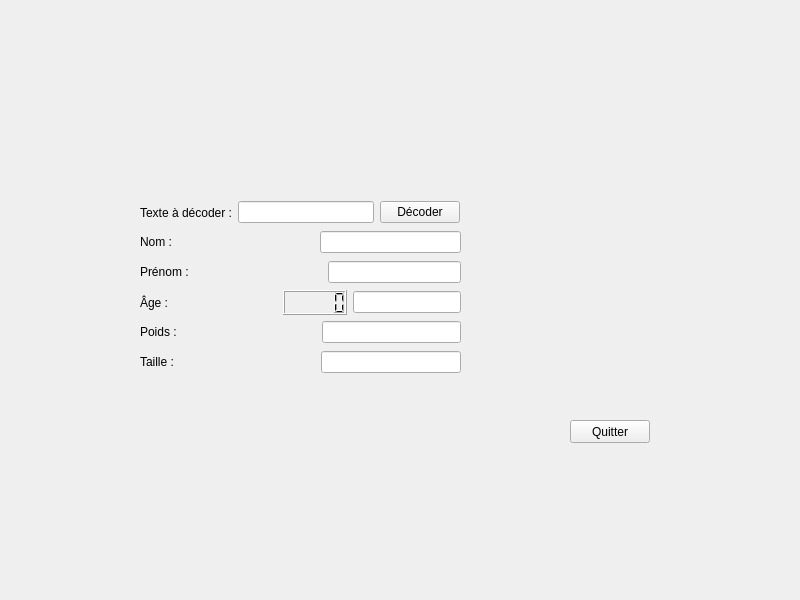
<?xml version="1.0" encoding="UTF-8"?>
<ui version="4.0">
 <class>SplitterWidget</class>
 <widget class="QWidget" name="SplitterWidget">
  <property name="geometry">
   <rect>
    <x>0</x>
    <y>0</y>
    <width>800</width>
    <height>600</height>
   </rect>
  </property>
  <property name="windowTitle">
   <string>SplitterWidget</string>
  </property>
  <widget class="QPushButton" name="pushButtonQuitter">
   <property name="geometry">
    <rect>
     <x>570</x>
     <y>420</y>
     <width>80</width>
     <height>23</height>
    </rect>
   </property>
   <property name="text">
    <string>Quitter</string>
   </property>
  </widget>
  <widget class="QWidget" name="">
   <property name="geometry">
    <rect>
     <x>140</x>
     <y>230</y>
     <width>321</width>
     <height>24</height>
    </rect>
   </property>
   <layout class="QHBoxLayout" name="horizontalLayout">
    <item>
     <widget class="QLabel" name="label_2">
      <property name="text">
       <string>Nom :</string>
      </property>
     </widget>
    </item>
    <item>
     <spacer name="horizontalSpacer">
      <property name="orientation">
       <enum>Qt::Horizontal</enum>
      </property>
      <property name="sizeHint" stdset="0">
       <size>
        <width>40</width>
        <height>20</height>
       </size>
      </property>
     </spacer>
    </item>
    <item>
     <widget class="QLineEdit" name="lineEditNom"/>
    </item>
   </layout>
  </widget>
  <widget class="QWidget" name="">
   <property name="geometry">
    <rect>
     <x>140</x>
     <y>200</y>
     <width>320</width>
     <height>25</height>
    </rect>
   </property>
   <layout class="QHBoxLayout" name="horizontalLayout_2">
    <item>
     <widget class="QLabel" name="label">
      <property name="text">
       <string>Texte à décoder :</string>
      </property>
     </widget>
    </item>
    <item>
     <widget class="QLineEdit" name="lineEditDecoder"/>
    </item>
    <item>
     <widget class="QPushButton" name="pushButtonDecoder">
      <property name="text">
       <string>Décoder</string>
      </property>
     </widget>
    </item>
   </layout>
  </widget>
  <widget class="QWidget" name="">
   <property name="geometry">
    <rect>
     <x>140</x>
     <y>260</y>
     <width>321</width>
     <height>24</height>
    </rect>
   </property>
   <layout class="QHBoxLayout" name="horizontalLayout_3">
    <item>
     <widget class="QLabel" name="label_3">
      <property name="text">
       <string>Prénom :</string>
      </property>
     </widget>
    </item>
    <item>
     <spacer name="horizontalSpacer_2">
      <property name="orientation">
       <enum>Qt::Horizontal</enum>
      </property>
      <property name="sizeHint" stdset="0">
       <size>
        <width>40</width>
        <height>20</height>
       </size>
      </property>
     </spacer>
    </item>
    <item>
     <widget class="QLineEdit" name="lineEditPrenom"/>
    </item>
   </layout>
  </widget>
  <widget class="QWidget" name="">
   <property name="geometry">
    <rect>
     <x>140</x>
     <y>290</y>
     <width>321</width>
     <height>25</height>
    </rect>
   </property>
   <layout class="QHBoxLayout" name="horizontalLayout_4">
    <item>
     <widget class="QLabel" name="label_4">
      <property name="text">
       <string>Âge :</string>
      </property>
     </widget>
    </item>
    <item>
     <spacer name="horizontalSpacer_3">
      <property name="orientation">
       <enum>Qt::Horizontal</enum>
      </property>
      <property name="sizeHint" stdset="0">
       <size>
        <width>40</width>
        <height>20</height>
       </size>
      </property>
     </spacer>
    </item>
    <item>
     <widget class="QLCDNumber" name="lcdNumberAge"/>
    </item>
    <item>
     <widget class="QLineEdit" name="lineEditAge"/>
    </item>
   </layout>
  </widget>
  <widget class="QWidget" name="">
   <property name="geometry">
    <rect>
     <x>140</x>
     <y>320</y>
     <width>321</width>
     <height>24</height>
    </rect>
   </property>
   <layout class="QHBoxLayout" name="horizontalLayout_5">
    <item>
     <widget class="QLabel" name="label_5">
      <property name="text">
       <string>Poids :</string>
      </property>
     </widget>
    </item>
    <item>
     <spacer name="horizontalSpacer_4">
      <property name="orientation">
       <enum>Qt::Horizontal</enum>
      </property>
      <property name="sizeHint" stdset="0">
       <size>
        <width>40</width>
        <height>20</height>
       </size>
      </property>
     </spacer>
    </item>
    <item>
     <widget class="QLineEdit" name="lineEditPoids"/>
    </item>
   </layout>
  </widget>
  <widget class="QWidget" name="">
   <property name="geometry">
    <rect>
     <x>140</x>
     <y>350</y>
     <width>321</width>
     <height>24</height>
    </rect>
   </property>
   <layout class="QHBoxLayout" name="horizontalLayout_6">
    <item>
     <widget class="QLabel" name="label_6">
      <property name="text">
       <string>Taille :</string>
      </property>
     </widget>
    </item>
    <item>
     <spacer name="horizontalSpacer_5">
      <property name="orientation">
       <enum>Qt::Horizontal</enum>
      </property>
      <property name="sizeHint" stdset="0">
       <size>
        <width>40</width>
        <height>20</height>
       </size>
      </property>
     </spacer>
    </item>
    <item>
     <widget class="QLineEdit" name="lineEditTaille"/>
    </item>
   </layout>
  </widget>
 </widget>
 <resources/>
 <connections>
  <connection>
   <sender>pushButtonQuitter</sender>
   <signal>clicked()</signal>
   <receiver>SplitterWidget</receiver>
   <slot>close()</slot>
   <hints>
    <hint type="sourcelabel">
     <x>613</x>
     <y>428</y>
    </hint>
    <hint type="destinationlabel">
     <x>628</x>
     <y>374</y>
    </hint>
   </hints>
  </connection>
 </connections>
</ui>
